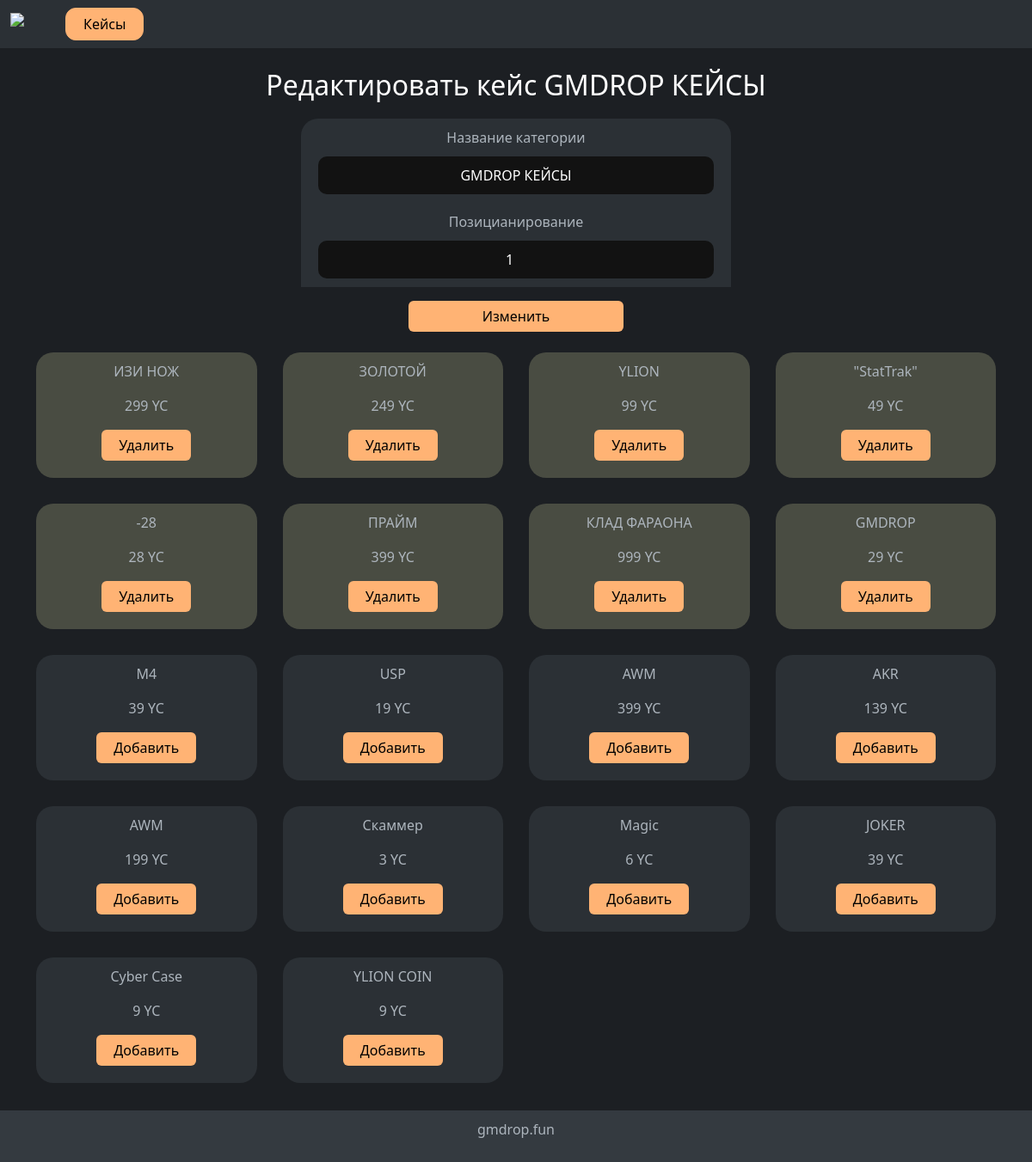
The page /personal-admin/categories/5/ on the database its author committed.
### case/models.py (models this page shows, shortened)
class Categories(models.Model):
    name = models.CharField(verbose_name="Название категории", max_length=200)
    position = models.IntegerField()
    cases_arr = models.JSONField()

class Case(models.Model):
    name = models.CharField(verbose_name="Название оружия", max_length=200)
    price = models.IntegerField()
    img = models.ImageField(upload_to='img/case/%Y-%m-%d/')
    weapons = models.JSONField()

### main/views.py (the view)
# urls.py: path('personal-admin/categories/<int:pk>/', CategoriesUpdate.as_view()),
class CategoriesUpdate(UpdateView):
    model = Categories
    template_name = 'personal_admin_categories_update.html'
    fields = ['name', 'position', 'cases_arr']
    def get_context_data(self, *args, **kwargs):
        ws = []
        cat = Categories.objects.get(id=self.kwargs['pk'])
        cases = Case.objects.all()
        for weapons in cat.cases_arr:
            w = Case.objects.get(id=weapons['id'])
            ws.append({
                'id': w.id,
                'name': w.name,
                "img": w.img,
                "price": w.price,
            })
        context = super(CategoriesUpdate, self).get_context_data(*args, **kwargs)
        context['case'] = ws
        context['cases'] = cases
        return context

### templates/personal_admin_categories_update.html (shortened to what this page needs)
{% extends 'base.html' %}
{% load static %}
{% block container %}
<div class="personal">
    <h2 class="pt-4 text-white text-center ">Редактировать кейс {{ categories.name }}</h2>
    <div class="container">
    <form method="POST" enctype="multipart/form-data">
      <div class="block">
        <label for="id_name">Название категории</label>
        {{ form.name }}
      </div>
      <div class="block">
        <label for="id_price">Позицианирование</label>
        {{ form.position }}
      </div>
      <div class="d-grid gap-2 col-6 mx-auto mt-3">
        <button class="btn a" type="submit">Изменить</button>
      </div>
    </form>
        <div class="weapons item-container">
        {% for w in cases %}
          <div class="item www" id="weapon_{{ w.id }}" data-id="{{ w.id }}">
            <p>{{ w.name }}</p>
            <p>{{ w.price }} YC</p>
            <div>
              <button onclick="del_weapons({{ w.id }})" type="button" class="btn a add__btn" id="btn_{{ w.id }}">Удалить</button>
            </div>
          </div>
        {% endfor %}
      </div>
      <div class="weapons item-container">
        {% for w in cases %}
          <div class="item sss" id="weapon_2_{{ w.id }}">
            <p>{{ w.name }}</p>
            <p>{{ w.price }} YC</p>
            <div>
              <button onclick="add_weapons({{ w.id }})" type="button" class="btn a add__btn" id="btn_2_{{ w.id }}">Добавить</button>
            </div>
          </div>
        {% endfor %}
      </div>
  </div>
</div>
{% endblock %}

### static/styles/all.css (style rules this page uses)
.btn { background: #20c997; color: black; border: none; padding: 6px 20px; transition: background .2s ease-in-out !important; }
.block { margin-top: 1rem; padding: 10px 20px; }
.item-container { margin-top: 1.5rem; display: grid; grid-template-columns: 1fr 1fr 1fr 1fr; gap: 30px; margin-bottom: 30px; }
.item-container .item { display: flex; width: 100%; text-align: center; text-decoration: none; background-color: #2b3035; border-radius: 20px; padding: 10px 10px 20px 10px; transition: all .2s ease-in-out; flex-direction: column; align-items: center; justify-content: space-between; }
body { margin-bottom: 20px; }

### static/styles/personal_admin.css (style rules this page uses)
.personal .nav-link.active, .personal .btn.a { background-color: #ffb374; color: #000000; }
.personal .d-grid { max-width: 500px; }
.personal .block { background-color: #2b3035; display: flex; flex-direction: column; align-items: center; gap: 10px; margin: 0 auto; }
.personal form { overflow: hidden; border-radius: 20px; margin: 0 auto; max-width: 500px; margin-top: 20px; }
.personal input { text-align: center; border: none; padding: 10px; width: 100%; border-radius: 10px; }
.personal .active { background-color: #494c42; }

### rows shown on the page
Categories: name "GMDROP КЕЙСЫ", position "1"
Case: name "ИЗИ НОЖ", price "299"
Case: name "ЗОЛОТОЙ", price "249"
Case: name "YLION", price "99"
Case: name "\"StatTrak\"", price "49"
Case: name "-28", price "28"
Case: name "ПРАЙМ", price "399"
Case: name "КЛАД ФАРАОНА", price "999"
Case: name "GMDROP", price "29"
Case: name "M4", price "39"
Case: name "USP", price "19"
Case: name "AWM", price "399"
Case: name "AKR", price "139"
Case: name "AWM", price "199"
Case: name "Скаммер", price "3"
Case: name "Magic", price "6"
Case: name "JOKER", price "39"
Case: name "Cyber Case", price "9"
Case: name "YLION COIN", price "9"
